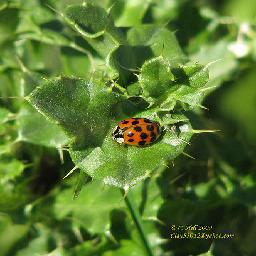
#> input picture test_files/test_imgs/clean.jpg, 256 x 256 px
$ python -i brisque.py   (imports and definitions only)
#> lines starting #> are read from the running program, lines starting #| are printed output that depends on the picture
#> further down, picture is the input picture: shape (256, 256, 3); mean B, G, R 49.2, 118.7, 89.6
import math
import scipy.special
import numpy as np
import cv2
import scipy as sp


gamma_range = np.arange(0.2, 10, 0.001)
a = scipy.special.gamma(2.0/gamma_range)
# [1 line not run here, left out]
b = scipy.special.gamma(1.0/gamma_range)
c = scipy.special.gamma(3.0/gamma_range)
prec_gammas = a/(b*c)


def aggd_features(imdata):
    # flatten imdata
    imdata.shape = (len(imdata.flat),)
    imdata2 = imdata*imdata
    left_data = imdata2[imdata < 0]
    right_data = imdata2[imdata >= 0]
    left_mean_sqrt = 0
    right_mean_sqrt = 0
    if len(left_data) > 0:
        left_mean_sqrt = np.sqrt(np.average(left_data))
    if len(right_data) > 0:
        right_mean_sqrt = np.sqrt(np.average(right_data))

    if right_mean_sqrt != 0:
        gamma_hat = left_mean_sqrt/right_mean_sqrt
    else:
        gamma_hat = np.inf
    # solve r-hat norm

    imdata2_mean = np.mean(imdata2)
    if imdata2_mean != 0:
        r_hat = (np.average(np.abs(imdata))**2) / (np.average(imdata2))
    else:
        r_hat = np.inf
    rhat_norm = r_hat * (((math.pow(gamma_hat, 3) + 1) *
                          (gamma_hat + 1)) / math.pow(math.pow(gamma_hat, 2) + 1, 2))

    # solve alpha by guessing values that minimize ro
    pos = np.argmin((prec_gammas - rhat_norm)**2)
    alpha = gamma_range[pos]

    gam1 = scipy.special.gamma(1.0/alpha)
    gam2 = scipy.special.gamma(2.0/alpha)
    gam3 = scipy.special.gamma(3.0/alpha)

    aggdratio = np.sqrt(gam1) / np.sqrt(gam3)
    bl = aggdratio * left_mean_sqrt
    br = aggdratio * right_mean_sqrt

    # mean parameter
    N = (br - bl)*(gam2 / gam1)  # *aggdratio
    return (alpha, N, bl, br, left_mean_sqrt, right_mean_sqrt)


def ggd_features(imdata):
    nr_gam = 1/prec_gammas
    sigma_sq = np.var(imdata)
    E = np.mean(np.abs(imdata))
    rho = sigma_sq/E**2
    pos = np.argmin(np.abs(nr_gam - rho))
    return gamma_range[pos], sigma_sq


def paired_product(new_im):
    shift1 = np.roll(new_im.copy(), 1, axis=1)
    shift2 = np.roll(new_im.copy(), 1, axis=0)
    shift3 = np.roll(np.roll(new_im.copy(), 1, axis=0), 1, axis=1)
    shift4 = np.roll(np.roll(new_im.copy(), 1, axis=0), -1, axis=1)

    H_img = shift1 * new_im
    V_img = shift2 * new_im
    D1_img = shift3 * new_im
    D2_img = shift4 * new_im

    return (H_img, V_img, D1_img, D2_img)


def calculate_mscn(dis_image):
    dis_image = dis_image.astype(np.float32)  # 类型转换十分重要
    ux = cv2.GaussianBlur(dis_image, (7, 7), 7/6)
    ux_sq = ux*ux
    sigma = np.sqrt(np.abs(cv2.GaussianBlur(dis_image**2, (7, 7), 7/6)-ux_sq))

    mscn = (dis_image-ux)/(1+sigma)
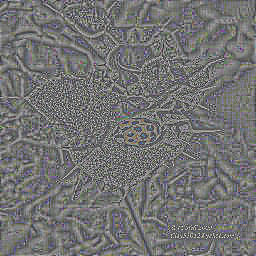
#> mscn: shape (256, 256, 3) float32; mean B, G, R -0.0107, -0.0103, -0.0125; drawn with min black and max white

    return mscn


def ggd_features(imdata):
    nr_gam = 1/prec_gammas
    sigma_sq = np.var(imdata)
#> sigma_sq = 0.267
    E = np.mean(np.abs(imdata))
#> E = 0.397
    rho = sigma_sq/E**2
#> rho = 1.69
    pos = np.argmin(np.abs(nr_gam - rho))
#> pos = 2148
    return gamma_range[pos], sigma_sq


def extract_brisque_feats(mscncoefs):
    alpha_m, sigma_sq = ggd_features(mscncoefs.copy())
#> alpha_m = 2.35; sigma_sq = 0.267
    pps1, pps2, pps3, pps4 = paired_product(mscncoefs)
#> in paired_product, `D2_img = shift4 * new_im`:
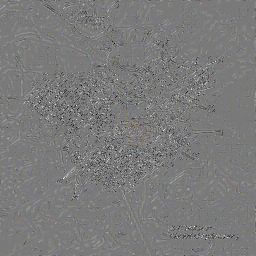
#> D2_img: shape (256, 256, 3) float32; mean B, G, R 0.0285, 0.0294, 0.0312; drawn with min black and max white
    alpha1, N1, bl1, br1, lsq1, rsq1 = aggd_features(pps1)
#> in aggd_features, `left_mean_sqrt = np.sqrt(np.average(left_data))`: left_mean_sqrt = 0.38
#> in aggd_features, `right_mean_sqrt = np.sqrt(np.average(right_data))`: right_mean_sqrt = 0.308
#> in aggd_features, `gamma_hat = left_mean_sqrt/right_mean_sqrt`: gamma_hat = 1.23
#> in aggd_features, `imdata2_mean = np.mean(imdata2)`: imdata2_mean = 0.111
#> in aggd_features, `r_hat = (np.average(np.abs(imdata))**2) / (np.average(imdata2))`: r_hat = 0.322
#> in aggd_features, `rhat_norm = r_hat * (((math.pow(gamma_hat, 3) + 1) * (gamma_hat + 1)) ..`: rhat_norm = 0.325
#> in aggd_features, `pos = np.argmin((prec_gammas - rhat_norm)**2)`: pos = 4784
#> in aggd_features, `alpha = gamma_range[pos]`: alpha = 4.98
#> in aggd_features, `gam1 = scipy.special.gamma(1.0/alpha)`: gam1 = 4.58
#> in aggd_features, `gam2 = scipy.special.gamma(2.0/alpha)`: gam2 = 2.21
#> in aggd_features, `gam3 = scipy.special.gamma(3.0/alpha)`: gam3 = 1.48
#> in aggd_features, `aggdratio = np.sqrt(gam1) / np.sqrt(gam3)`: aggdratio = 1.76
#> in aggd_features, `bl = aggdratio * left_mean_sqrt`: bl = 0.667
#> in aggd_features, `br = aggdratio * right_mean_sqrt`: br = 0.541
#> in aggd_features, `N = (br - bl)*(gam2 / gam1)`: N = -0.0606
#> alpha1 = 4.98; N1 = -0.0606; bl1 = 0.667; br1 = 0.541; lsq1 = 0.38; rsq1 = 0.308
    alpha2, N2, bl2, br2, lsq2, rsq2 = aggd_features(pps2)
#> alpha2 = 4.92; N2 = -0.0576; bl2 = 0.65; br2 = 0.531; lsq2 = 0.371; rsq2 = 0.303
    alpha3, N3, bl3, br3, lsq3, rsq3 = aggd_features(pps3)
#> alpha3 = 4.98; N3 = -0.0494; bl3 = 0.607; br3 = 0.505; lsq3 = 0.346; rsq3 = 0.288
    alpha4, N4, bl4, br4, lsq4, rsq4 = aggd_features(pps4)
#> alpha4 = 4.99; N4 = -0.0468; bl4 = 0.606; br4 = 0.509; lsq4 = 0.345; rsq4 = 0.29
    # print(alpha_m, alpha1)
    return [
        alpha_m, sigma_sq,
        alpha1, N1, lsq1**2, rsq1**2,  # (V)
        alpha2, N2, lsq2**2, rsq2**2,  # (H)
        alpha3, N3, lsq3**2, rsq3**2,  # (D1)
        alpha4, N4, lsq4**2, rsq4**2,  # (D2)
    ]


def brisque(im):
    mscncoefs = calculate_mscn(im)
    features1 = extract_brisque_feats(mscncoefs)
#> features1 = [2.35, 0.267, 4.98, -0.0606, 0.144, 0.0951, 4.92, -0.0576, 0.137, 0.0917, 4.98, -0.0494, 0.12, 0.0828, 4.99, -0.0468, 0.119, 0.084]
    lowResolution = cv2.resize(im, (0, 0), fx=0.5, fy=0.5)
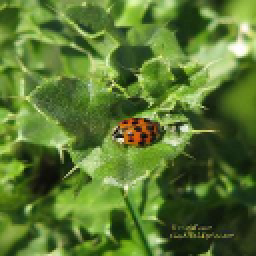
#> lowResolution: shape (128, 128, 3) (shown 2 times larger); mean B, G, R 49.4, 118.8, 89.7
    features2 = extract_brisque_feats(lowResolution)
#> in paired_product (call 2), `H_img = shift1 * new_im`:
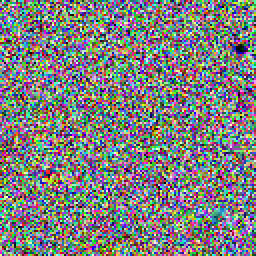
#> H_img: shape (128, 128, 3) (shown 2 times larger); mean B, G, R 127.2, 127.2, 126.1
#> in paired_product (call 2), `V_img = shift2 * new_im`:
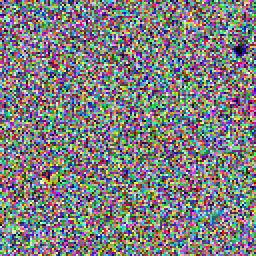
#> V_img: shape (128, 128, 3) (shown 2 times larger); mean B, G, R 126.8, 126.5, 126.6
#> in paired_product (call 2), `D1_img = shift3 * new_im`:
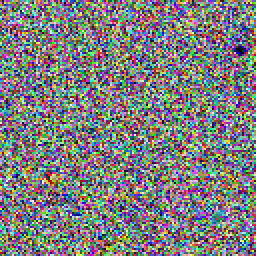
#> D1_img: shape (128, 128, 3) (shown 2 times larger); mean B, G, R 127, 125.9, 126.4
#> in paired_product (call 2), `D2_img = shift4 * new_im`:
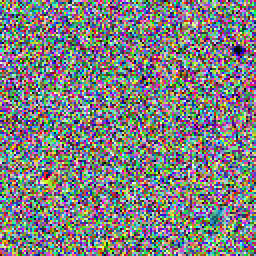
#> D2_img: shape (128, 128, 3) (shown 2 times larger); mean B, G, R 128, 126.9, 126.6
#> features2 = [1.61, 3081.9, 1.61, 7.06, 0, 82.9, 1.61, 7.08, 0, 83.36, 1.61, 7.09, 0, 83.46, 1.61, 7.08, 0, 83.38]

    return np.array(features1+features2)

>>> import cv2
>>> picture = cv2.imread('../../test_files/test_imgs/clean.jpg')
>>> result = brisque(picture)
#> result = 36 values, max 3081.9 at index 19, min -0.0606 at index 3, mean 96.51
